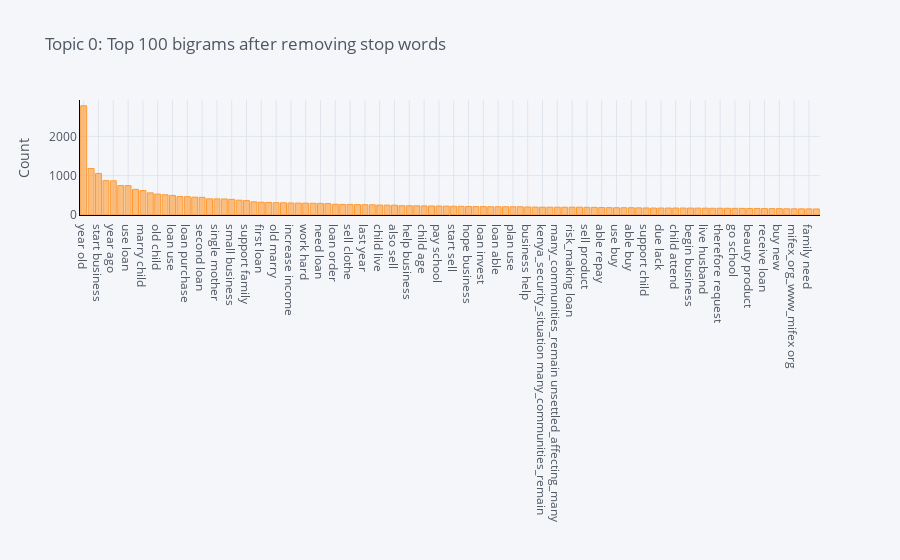
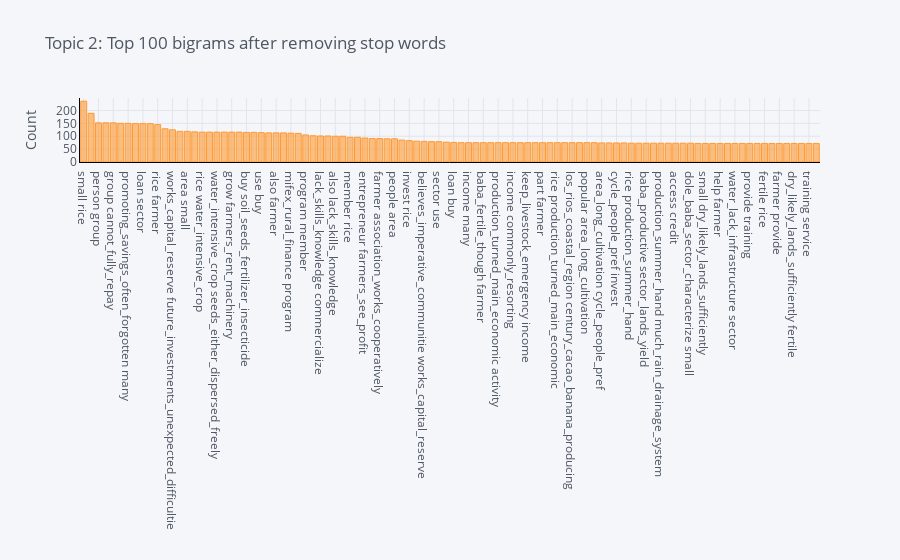

The notebook cell saved with these charts, in order:
### Code cell
for i in range(4):
    plot_model(lda, plot='bigram', topic_num=f"Topic {i}")

### Figure 1 — Plotly figure (JSON) as saved in the notebook; plotly's stock layout.template omitted (floating-point values rounded to 4 significant figures)
{"data": [{"marker": {"color": "rgba(255, 153, 51, 0.6)", "line": {"color": "rgba(255, 153, 51, 1.0)", "width": 1}}, "name": "count", "orientation": "v", "text": "", "type": "bar", "x": ["year old", "request loan", "start business", "expand business", "year ago", "loan buy", "use loan", "business year", "marry child", "business sell", "old child", "repay loan", "loan use", "child school", "loan purchase", "mother child", "second loan", "school fee", "single mother", "old married", "small business", "would like", "support family", "business able", "first loan", "business grow", "old marry", "hard work", "increase income", "old single", "work hard", "increase stock", "need loan", "year experience", "loan order", "sell clothing", "sell clothe", "married child", "last year", "husband work", "child live", "run business", "also sell", "primary school", "help business", "attend school", "child age", "operate business", "pay school", "high school", "start sell", "grocery store", "hope business", "loan help", "loan invest", "grow business", "loan able", "start small", "plan use", "provide family", "business help", "husband child", "kenya_security_situation many_communities_remain", "loan risk_willing_accept_additional", "many_communities_remain unsettled_affecting_many", "unsettled_affecting_many loan", "risk_making loan", "risk_willing_accept_additional risk_making", "sell product", "run small", "able repay", "high demand", "use buy", "enough money", "able buy", "basic need", "support child", "business training_educational_programs_information", "due lack", "clients_microinsurance_access business", "child attend", "educate child", "begin business", "earn live", "live husband", "operate small", "therefore request", "mifex_offer clients_microinsurance_access", "go school", "child child", "beauty product", "training_educational_programs_information microfinance_ecuador_services_please", "receive loan", "add stock", "buy new", "help husband", "mifex_org_www_mifex org", "microfinance_ecuador_services_please mifex_org_www_mifex", "family need", "small store"], "y": [2778, 1183, 1057, 874, 869, 748, 746, 652, 622, 563, 531, 515, 498, 471, 466, 454, 449, 411, 410, 408, 398, 377, 367, 335, 325, 318, 312, 311, 306, 303, 301, 298, 296, 289, 274, 270, 269, 264, 263, 259, 253, 251, 250, 236, 235, 233, 231, 229, 228, 225, 223, 221, 217, 214, 214, 211, 210, 210, 210, 209, 204, 201, 198, 198, 198, 198, 198, 198, 195, 194, 189, 187, 185, 185, 184, 181, 179, 177, 177, 177, 177, 177, 176, 175, 174, 172, 172, 170, 169, 169, 167, 167, 163, 162, 161, 158, 157, 157, 155, 154]}], "layout": {"legend": {"bgcolor": "#F5F6F9", "font": {"color": "#4D5663"}}, "paper_bgcolor": "#F5F6F9", "plot_bgcolor": "#F5F6F9", "title": {"font": {"color": "#4D5663"}, "text": "Topic 0: Top 100 bigrams after removing stop words"}, "xaxis": {"gridcolor": "#E1E5ED", "linecolor": "black", "showgrid": true, "tickfont": {"color": "#4D5663"}, "title": {"font": {"color": "#4D5663"}, "text": ""}, "zerolinecolor": "#E1E5ED"}, "yaxis": {"gridcolor": "#E1E5ED", "linecolor": "black", "showgrid": true, "tickfont": {"color": "#4D5663"}, "title": {"font": {"color": "#4D5663"}, "text": "Count"}, "zerolinecolor": "#E1E5ED"}}}

### Figure 2 — Plotly figure (JSON) as saved in the notebook; plotly's stock layout.template omitted (floating-point values rounded to 4 significant figures)
{"data": [{"marker": {"color": "rgba(255, 153, 51, 0.6)", "line": {"color": "rgba(255, 153, 51, 1.0)", "width": 1}}, "name": "count", "orientation": "v", "text": "", "type": "bar", "x": ["small rice", "farmer also", "person group", "also participate_program_designed_teach", "group cannot_fully_repay", "group promoting_savings_often_forgotten", "promoting_savings_often_forgotten many", "participate_program_designed_teach group", "loan sector", "loan use", "rice farmer", "use loan", "works_capital_reserve future_investments_unexpected_difficultie", "rice grow", "area small", "rice per_hectare_land", "rice water_intensive_crop", "people rice", "water_intensive_crop seeds_either_dispersed_freely", "process_known_boleo_spanish rice", "grow farmers_rent_machinery", "seeds_either_dispersed_freely process_known_boleo_spanish", "buy soil_seeds_fertilizer_insecticide", "cannot_fully_repay loan", "use buy", "loan sharks_financing_affected_expensive", "also farmer", "year_expensive_intermediarie also", "mifex_rural_finance program", "water_form_known rice", "program member", "farmers_rent_machinery helps_gather_production", "lack_skills_knowledge commercialize", "commercialize product", "also lack_skills_knowledge", "cultivate person", "member rice", "many believes_imperative_communitie", "entrepreneur farmers_see_profit", "use micro", "farmer association_works_cooperatively", "loans_prepare_land cultivate", "people area", "micro loans_prepare_land", "invest rice", "cultivate rice", "believes_imperative_communitie works_capital_reserve", "rice land", "sector use", "farmer sector", "loan buy", "decades_baba_county_province los_rios_coastal_region", "income many", "commonly_resorting sell", "baba_fertile_though farmer", "farmer often", "production_turned_main_economic activity", "also keep_livestock_emergency", "income commonly_resorting", "sell rice", "keep_livestock_emergency income", "sector often", "part farmer", "member use", "rice production_turned_main_economic", "many farmer", "los_rios_coastal_region century_cacao_banana_producing", "often grow_crops_plantain", "popular area_long_cultivation", "land baba_fertile_though", "area_long_cultivation cycle_people_pref", "still popular", "cycle_people_pref invest", "rice still", "rice production_summer_hand", "often_ruined_generally_speake baba_productive", "baba_productive sector_lands_yield", "prevent_flooding_crop often_ruined_generally_speake", "production_summer_hand much_rain_drainage_system", "activity sector", "access credit", "much_rain_drainage_system prevent_flooding_crop", "dole_baba_sector_characterize small", "credit biggest_struggles_area", "small dry_likely_lands_sufficiently", "access water_lack_infrastructure", "help farmer", "allow small", "water_lack_infrastructure sector", "lack credit_due_absence", "provide training", "sector allow", "fertile rice", "helps_gather_production access", "farmer provide", "soil_seeds_fertilizer_insecticide many", "dry_likely_lands_sufficiently fertile", "biggest_struggles_area lack", "training service", "credit_due_absence type_financial_institution"], "y": [236, 189, 152, 152, 152, 150, 150, 149, 149, 149, 145, 129, 125, 119, 119, 117, 116, 116, 116, 116, 116, 116, 115, 115, 114, 113, 113, 113, 112, 111, 105, 102, 101, 101, 100, 100, 96, 96, 93, 91, 91, 90, 90, 85, 83, 81, 80, 79, 79, 77, 76, 75, 75, 75, 75, 75, 75, 75, 75, 75, 75, 75, 75, 75, 75, 75, 75, 75, 75, 75, 74, 74, 74, 74, 73, 73, 73, 73, 73, 73, 73, 73, 73, 72, 72, 72, 72, 72, 72, 72, 72, 72, 72, 72, 72, 72, 72, 72, 72, 72]}], "layout": {"legend": {"bgcolor": "#F5F6F9", "font": {"color": "#4D5663"}}, "paper_bgcolor": "#F5F6F9", "plot_bgcolor": "#F5F6F9", "title": {"font": {"color": "#4D5663"}, "text": "Topic 2: Top 100 bigrams after removing stop words"}, "xaxis": {"gridcolor": "#E1E5ED", "linecolor": "black", "showgrid": true, "tickfont": {"color": "#4D5663"}, "title": {"font": {"color": "#4D5663"}, "text": ""}, "zerolinecolor": "#E1E5ED"}, "yaxis": {"gridcolor": "#E1E5ED", "linecolor": "black", "showgrid": true, "tickfont": {"color": "#4D5663"}, "title": {"font": {"color": "#4D5663"}, "text": "Count"}, "zerolinecolor": "#E1E5ED"}}}
